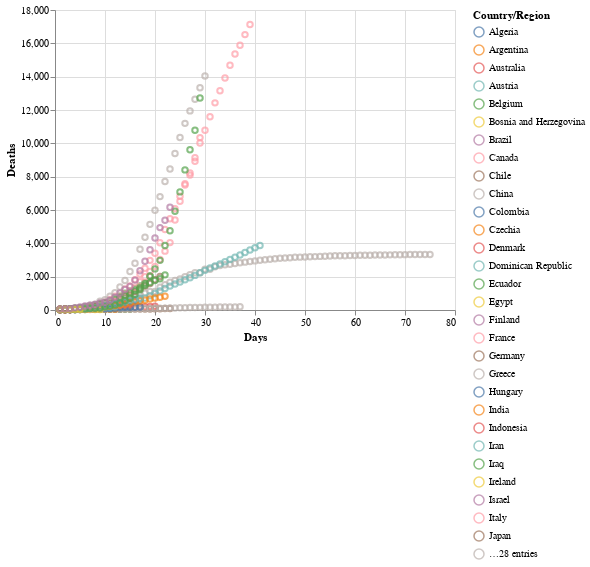

Notebook cell for this chart:
### Code cell
# altair plot 
alt.Chart(deaths_long).mark_point().encode(
    x = 'Days',
    y = 'Deaths',
    color='Country/Region'
)

### Figure 1 — Vega-Lite specification as saved in the notebook (floating-point values rounded to 4 significant figures; data arrays with more than 128 entries replaced by an {"elided": "..."} marker saying what was removed)
{"config": {"view": {"continuousWidth": 400, "continuousHeight": 300}}, "data": {"name": "data-60e58b36694aca6b6f454578acbbe328"}, "mark": "point", "encoding": {"color": {"type": "nominal", "field": "Country/Region"}, "x": {"type": "quantitative", "field": "Days"}, "y": {"type": "quantitative", "field": "Deaths"}}, "$schema": "https://vega.github.io/schema/vega-lite/v4.8.1.json", "datasets": {"data-60e58b36694aca6b6f454578acbbe328": {"elided": "4389 records"}}}
